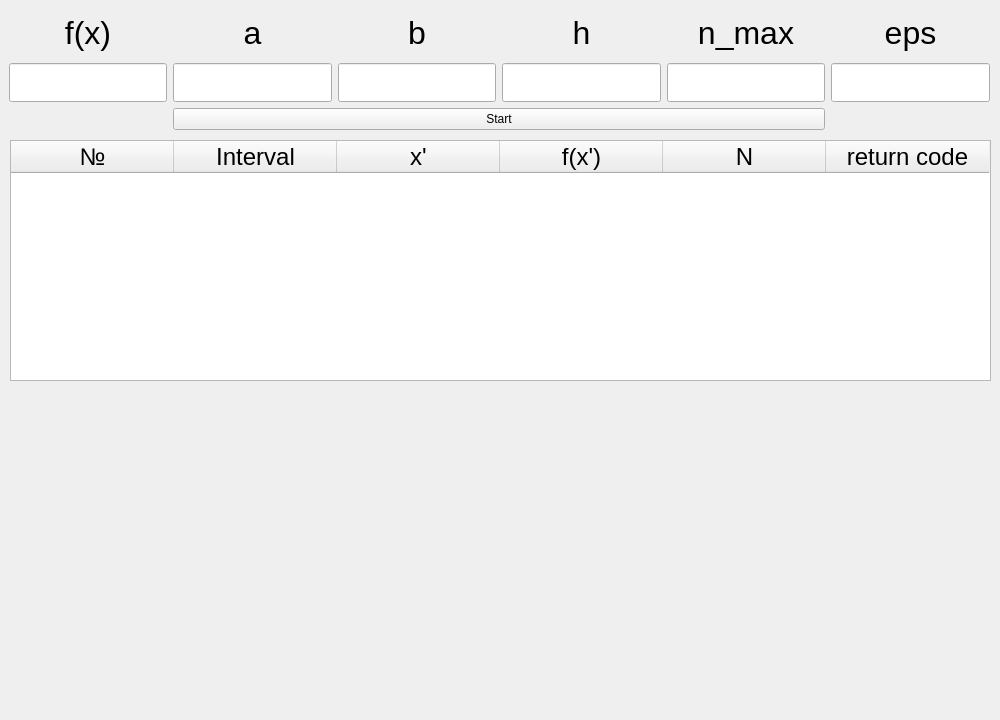
<?xml version="1.0" encoding="UTF-8"?>
<ui version="4.0">
 <class>MyWindow</class>
 <widget class="QMainWindow" name="MyWindow">
  <property name="enabled">
   <bool>true</bool>
  </property>
  <property name="geometry">
   <rect>
    <x>0</x>
    <y>0</y>
    <width>1000</width>
    <height>720</height>
   </rect>
  </property>
  <property name="minimumSize">
   <size>
    <width>1000</width>
    <height>720</height>
   </size>
  </property>
  <property name="maximumSize">
   <size>
    <width>1000</width>
    <height>720</height>
   </size>
  </property>
  <property name="windowTitle">
   <string>MyWindow</string>
  </property>
  <widget class="QWidget" name="centralwidget">
   <widget class="QWidget" name="gridLayoutWidget">
    <property name="geometry">
     <rect>
      <x>9</x>
      <y>9</y>
      <width>981</width>
      <height>121</height>
     </rect>
    </property>
    <layout class="QGridLayout" name="gridLayout_2">
     <item row="0" column="1">
      <widget class="QLabel" name="label_2">
       <property name="sizePolicy">
        <sizepolicy hsizetype="Expanding" vsizetype="Preferred">
         <horstretch>0</horstretch>
         <verstretch>0</verstretch>
        </sizepolicy>
       </property>
       <property name="font">
        <font>
         <pointsize>24</pointsize>
        </font>
       </property>
       <property name="text">
        <string>a</string>
       </property>
       <property name="alignment">
        <set>Qt::AlignCenter</set>
       </property>
       <property name="wordWrap">
        <bool>true</bool>
       </property>
      </widget>
     </item>
     <item row="1" column="5">
      <widget class="QLineEdit" name="eps_le">
       <property name="font">
        <font>
         <pointsize>20</pointsize>
        </font>
       </property>
      </widget>
     </item>
     <item row="0" column="3">
      <widget class="QLabel" name="label_4">
       <property name="sizePolicy">
        <sizepolicy hsizetype="Expanding" vsizetype="Preferred">
         <horstretch>0</horstretch>
         <verstretch>0</verstretch>
        </sizepolicy>
       </property>
       <property name="font">
        <font>
         <pointsize>24</pointsize>
        </font>
       </property>
       <property name="text">
        <string>h</string>
       </property>
       <property name="alignment">
        <set>Qt::AlignCenter</set>
       </property>
       <property name="wordWrap">
        <bool>true</bool>
       </property>
      </widget>
     </item>
     <item row="0" column="4">
      <widget class="QLabel" name="label_5">
       <property name="sizePolicy">
        <sizepolicy hsizetype="Expanding" vsizetype="Preferred">
         <horstretch>0</horstretch>
         <verstretch>0</verstretch>
        </sizepolicy>
       </property>
       <property name="font">
        <font>
         <pointsize>24</pointsize>
        </font>
       </property>
       <property name="text">
        <string>n_max</string>
       </property>
       <property name="alignment">
        <set>Qt::AlignCenter</set>
       </property>
       <property name="wordWrap">
        <bool>true</bool>
       </property>
      </widget>
     </item>
     <item row="0" column="0">
      <widget class="QLabel" name="label">
       <property name="sizePolicy">
        <sizepolicy hsizetype="Expanding" vsizetype="Preferred">
         <horstretch>0</horstretch>
         <verstretch>0</verstretch>
        </sizepolicy>
       </property>
       <property name="font">
        <font>
         <pointsize>24</pointsize>
        </font>
       </property>
       <property name="text">
        <string>f(x)</string>
       </property>
       <property name="alignment">
        <set>Qt::AlignCenter</set>
       </property>
       <property name="wordWrap">
        <bool>true</bool>
       </property>
      </widget>
     </item>
     <item row="1" column="1">
      <widget class="QLineEdit" name="a_le">
       <property name="font">
        <font>
         <pointsize>20</pointsize>
        </font>
       </property>
      </widget>
     </item>
     <item row="1" column="3">
      <widget class="QLineEdit" name="h_le">
       <property name="font">
        <font>
         <pointsize>20</pointsize>
        </font>
       </property>
      </widget>
     </item>
     <item row="1" column="0">
      <widget class="QLineEdit" name="func_le">
       <property name="font">
        <font>
         <pointsize>20</pointsize>
        </font>
       </property>
      </widget>
     </item>
     <item row="1" column="4">
      <widget class="QLineEdit" name="n_max_le">
       <property name="font">
        <font>
         <pointsize>20</pointsize>
        </font>
       </property>
      </widget>
     </item>
     <item row="1" column="2">
      <widget class="QLineEdit" name="b_le">
       <property name="font">
        <font>
         <pointsize>20</pointsize>
        </font>
       </property>
      </widget>
     </item>
     <item row="0" column="5">
      <widget class="QLabel" name="label_6">
       <property name="sizePolicy">
        <sizepolicy hsizetype="Expanding" vsizetype="Preferred">
         <horstretch>0</horstretch>
         <verstretch>0</verstretch>
        </sizepolicy>
       </property>
       <property name="font">
        <font>
         <pointsize>24</pointsize>
        </font>
       </property>
       <property name="text">
        <string>eps</string>
       </property>
       <property name="alignment">
        <set>Qt::AlignCenter</set>
       </property>
       <property name="wordWrap">
        <bool>true</bool>
       </property>
      </widget>
     </item>
     <item row="0" column="2">
      <widget class="QLabel" name="label_3">
       <property name="sizePolicy">
        <sizepolicy hsizetype="Expanding" vsizetype="Preferred">
         <horstretch>0</horstretch>
         <verstretch>0</verstretch>
        </sizepolicy>
       </property>
       <property name="font">
        <font>
         <pointsize>24</pointsize>
        </font>
       </property>
       <property name="text">
        <string>b</string>
       </property>
       <property name="alignment">
        <set>Qt::AlignCenter</set>
       </property>
       <property name="wordWrap">
        <bool>true</bool>
       </property>
      </widget>
     </item>
     <item row="2" column="1" colspan="4">
      <widget class="QPushButton" name="start">
       <property name="text">
        <string>Start</string>
       </property>
      </widget>
     </item>
    </layout>
   </widget>
   <widget class="QTableWidget" name="tableWidget">
    <property name="enabled">
     <bool>true</bool>
    </property>
    <property name="geometry">
     <rect>
      <x>10</x>
      <y>140</y>
      <width>981</width>
      <height>241</height>
     </rect>
    </property>
    <property name="sizePolicy">
     <sizepolicy hsizetype="Minimum" vsizetype="Fixed">
      <horstretch>0</horstretch>
      <verstretch>0</verstretch>
     </sizepolicy>
    </property>
    <property name="minimumSize">
     <size>
      <width>981</width>
      <height>241</height>
     </size>
    </property>
    <property name="maximumSize">
     <size>
      <width>981</width>
      <height>241</height>
     </size>
    </property>
    <property name="font">
     <font>
      <pointsize>18</pointsize>
     </font>
    </property>
    <property name="autoFillBackground">
     <bool>false</bool>
    </property>
    <property name="horizontalScrollBarPolicy">
     <enum>Qt::ScrollBarAlwaysOff</enum>
    </property>
    <property name="sizeAdjustPolicy">
     <enum>QAbstractScrollArea::AdjustToContents</enum>
    </property>
    <property name="editTriggers">
     <set>QAbstractItemView::NoEditTriggers</set>
    </property>
    <property name="dragDropOverwriteMode">
     <bool>false</bool>
    </property>
    <property name="columnCount">
     <number>6</number>
    </property>
    <attribute name="horizontalHeaderCascadingSectionResizes">
     <bool>true</bool>
    </attribute>
    <attribute name="horizontalHeaderMinimumSectionSize">
     <number>160</number>
    </attribute>
    <attribute name="horizontalHeaderDefaultSectionSize">
     <number>163</number>
    </attribute>
    <attribute name="verticalHeaderVisible">
     <bool>false</bool>
    </attribute>
    <column>
     <property name="text">
      <string>№</string>
     </property>
     <property name="font">
      <font>
       <pointsize>18</pointsize>
      </font>
     </property>
    </column>
    <column>
     <property name="text">
      <string>Interval</string>
     </property>
     <property name="font">
      <font>
       <pointsize>18</pointsize>
      </font>
     </property>
    </column>
    <column>
     <property name="text">
      <string>x'</string>
     </property>
     <property name="font">
      <font>
       <pointsize>18</pointsize>
      </font>
     </property>
    </column>
    <column>
     <property name="text">
      <string>f(x')</string>
     </property>
     <property name="font">
      <font>
       <pointsize>18</pointsize>
      </font>
     </property>
    </column>
    <column>
     <property name="text">
      <string>N</string>
     </property>
     <property name="font">
      <font>
       <pointsize>18</pointsize>
      </font>
     </property>
    </column>
    <column>
     <property name="text">
      <string>return code</string>
     </property>
     <property name="font">
      <font>
       <pointsize>18</pointsize>
      </font>
     </property>
    </column>
   </widget>
   <widget class="QWidget" name="verticalLayoutWidget">
    <property name="geometry">
     <rect>
      <x>9</x>
      <y>389</y>
      <width>981</width>
      <height>291</height>
     </rect>
    </property>
    <layout class="QVBoxLayout" name="plot_layout"/>
   </widget>
  </widget>
  <widget class="QMenuBar" name="menubar">
   <property name="geometry">
    <rect>
     <x>0</x>
     <y>0</y>
     <width>1000</width>
     <height>37</height>
    </rect>
   </property>
  </widget>
 </widget>
 <resources/>
 <connections/>
</ui>
